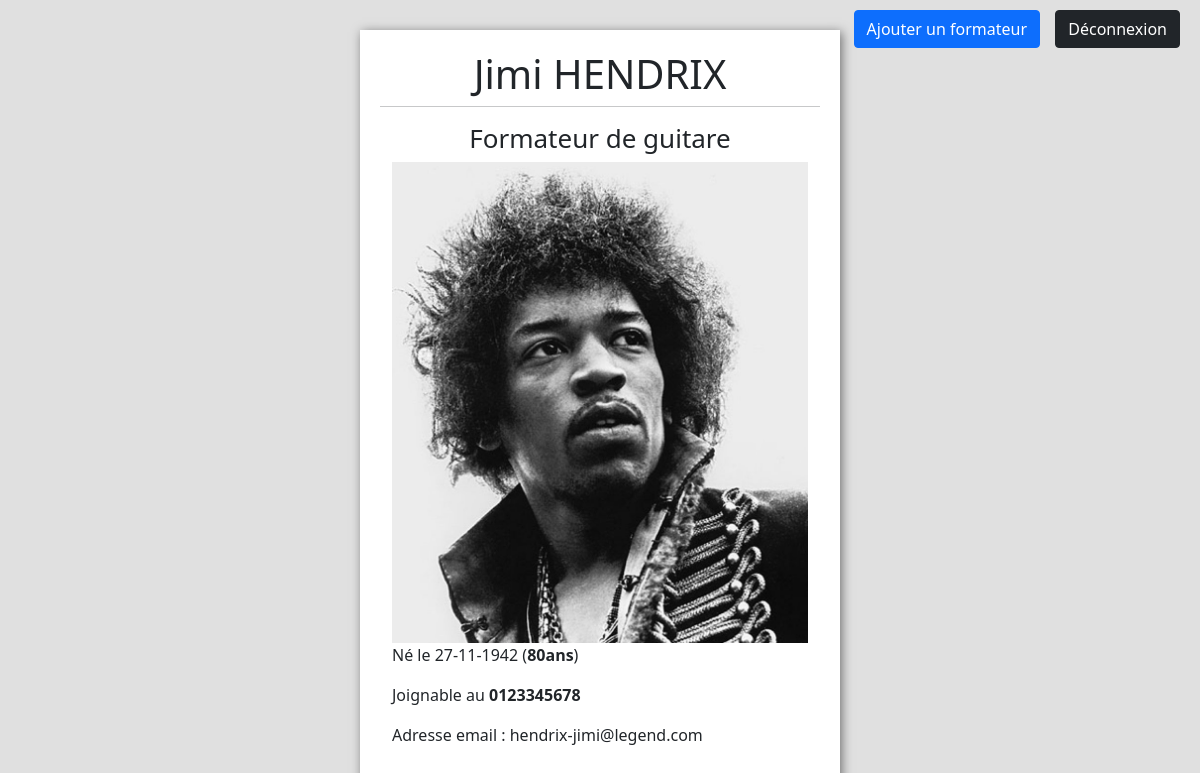
Page /pages/details-formateur.php?id-formateur=6 (signed in) on the committed database.
### tables this page shows
CREATE TABLE `formateurs` (
  `id_formateur` int(11) NOT NULL,
  `nom_formateur` varchar(255) NOT NULL,
  `prenom_formateur` varchar(255) NOT NULL,
  `avatar_formateur` varchar(255) NOT NULL,
  `date_naissance_formateur` datetime NOT NULL,
  `telephone_formateur` varchar(255) NOT NULL,
  `email_formateur` varchar(255) NOT NULL,
  `age_formateur` int(11) NOT NULL,
  `matiere_formateur` varchar(255) NOT NULL
);

### pages/details-formateur.php (the view, shortened to what this page needs)
<?php
$user = "root";
$pass = "";
try{
    $connexion = new PDO('mysql:host=localhost;dbname=ecommerce;charset=UTF8',$user,$pass);
    $connexion->setAttribute(PDO::ATTR_ERRMODE, PDO::ERRMODE_EXCEPTION);
}
catch(PDOException $e){
    $retour = $e->getMessage();
    die();
}
if($connexion) {
    $id = $_GET["id-formateur"];
    $req = "SELECT * FROM formateurs WHERE id_formateur= ?";
    $select = $connexion->prepare($req);
    $select->bindParam(1,$id);
    $select->execute();
    $res = $select->fetch(PDO::FETCH_ASSOC);
}
?>
<!doctype html>
<html lang="en">
<head>
    <link href="https://cdn.jsdelivr.net/npm/bootstrap@5.1.3/dist/css/bootstrap.min.css" rel="stylesheet">
    <link rel="stylesheet" type="text/css" href="../css/style.css" />
</head>
<body>
<div class="container">
    <div class="menu">
        <a class="btn btn-primary ajout" href="ajouter-formateur.php">Ajouter un formateur</a>
        <form action="accueil.php" method="post">
            <button type="submit" class="btn btn-dark" name="deconnexion" id="btn-deco">Déconnexion</button>
        </form>
    </div>
    <div class="row">
        <?php $date = new DateTime($res["date_naissance_formateur"]); ?>
        <h1><?= $res["prenom_formateur"]. " " .strtoupper($res["nom_formateur"]); ?></h1>
        <hr>
        <h2 class="text-center"><?= $res["matiere_formateur"]; ?></h2>
        <img src="<?= $res["avatar_formateur"] ?>" />
        <p>Né le <?= $date->format("d-m-Y")." (<strong>" .$res["age_formateur"] . "ans</strong>)"; ?></p>
        <p>Joignable au <strong><?= $res["telephone_formateur"] ?></strong></p>
        <p>Adresse email : <?= $res["email_formateur"]; ?></p>
    </div>
</div>
</body>
</html>

### css/style.css (style rules this page uses)
body { background-color: #E0E0E0; }
h1 { text-align: center; }
h2 { font-size: 26px; }
.row { background-color: #FFFFFF; width: 480px; margin: 30px auto; padding: 20px; box-shadow : 2px 2px 10px rgba(0,0,0,0.5); }
#btn-deco { position: absolute; top: 10px; right: 20px; }
.ajout { position: absolute; top: 10px; right: 160px; }

### rows in the picture
formateurs: prenom_formateur "Jimi", nom_formateur "HENDRIX", matiere_formateur "Formateur de guitare", avatar_formateur (picture), date_naissance_formateur "27-11-1942", age_formateur "80", telephone_formateur "0123345678", email_formateur "hendrix-jimi@legend.com"
